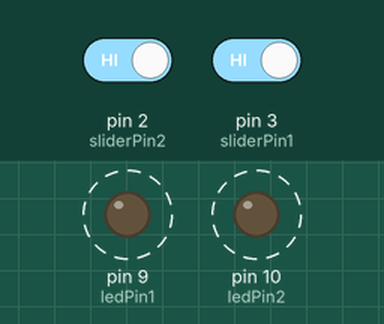
A sketch run on a simulated Arduino Uno, built with avr-gcc and run on an emulated ATmega328P. On the bench: output pins drawn as LEDs (lit = HIGH). Dashed ring = blinking. Inputs (shaded band) come from the test bench; at power-on: pin 2 (sliderPin2) HIGH, pin 3 (sliderPin1) HIGH.

Above: at 1.8 s.
1.9 s: pin 2 (sliderPin2) driven LOW
4.9 s: pin 3 (sliderPin1) driven LOW
At 5.8 s:
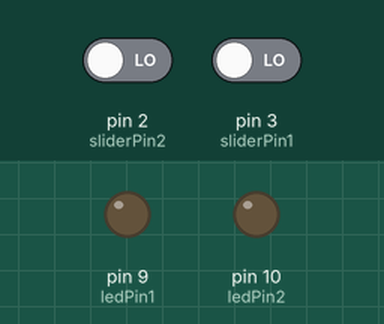
6.5 s: pin 3 (sliderPin1) driven HIGH
At 6.62 s:
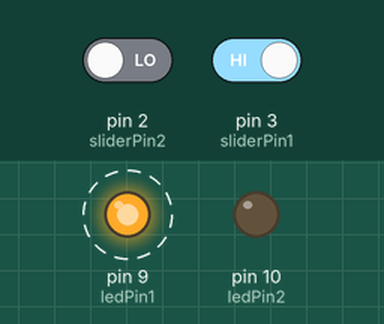
9.5 s: pin 2 (sliderPin2) driven HIGH
At 9.62 s:
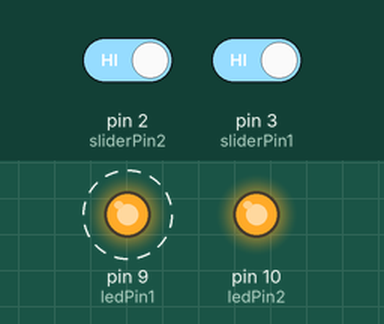
Timing chart, 0 to 13.5 s (numbered marks = the images above; inputs shaded):
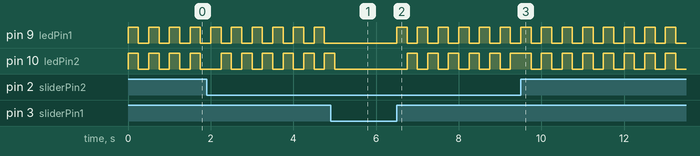

The sketch:

Wrap-up.ino
```cpp
int sliderPin1 = 3;
int sliderPin2 = 2;
int ledPin1 = 9;
int ledPin2 = 10;
int slider1State = 0;
int slider2State = 0;

void setup() {
  pinMode(sliderPin1, INPUT_PULLUP);
  pinMode(sliderPin2, INPUT_PULLUP);
  pinMode(ledPin1, OUTPUT);
  pinMode(ledPin2, OUTPUT);
}

void loop() {
  slider1State = digitalRead(sliderPin1);
  slider2State = digitalRead(sliderPin2);

  if (slider1State == 1 && slider2State == 1){
    digitalWrite(ledPin1, HIGH);
    digitalWrite(ledPin2, HIGH);
    delay(250);
    digitalWrite(ledPin1, LOW);
    digitalWrite(ledPin2, LOW);
    delay(250);
  } else if (slider1State == 1 || slider2State == 1){
    digitalWrite(ledPin1, HIGH);
    digitalWrite(ledPin2, LOW);
    delay(250);
    digitalWrite(ledPin1, LOW);
    digitalWrite(ledPin2, HIGH);
    delay(250);
  } else {
    digitalWrite(ledPin1, LOW);
    digitalWrite(ledPin2, LOW);
  }
}
```

Measured:
- after the input at 4.9 s, pin 9 (ledPin1): stops changing and stays LOW; pin 10 (ledPin2): goes on until 5.0 s, then stays LOW
- after the input at 6.5 s, pin 9 (ledPin1): alternates HIGH for 0.25 s and LOW for 0.25 s, starting at once; pin 10 (ledPin2): alternates HIGH for 0.25 s and LOW for 0.25 s, starting after 0.25 s
- by itself, pin 9 (ledPin1), pin 10 (ledPin2): alternates HIGH for 0.25 s and LOW for 0.25 s
